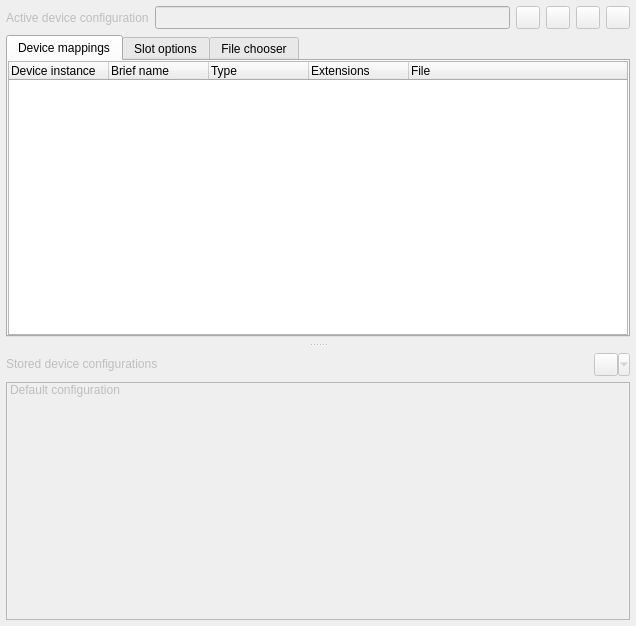
<?xml version="1.0" encoding="UTF-8"?>
<ui version="4.0">
 <author>R. Reucher</author>
 <class>DeviceConfigurator</class>
 <widget class="QWidget" name="DeviceConfigurator">
  <property name="geometry">
   <rect>
    <x>0</x>
    <y>0</y>
    <width>636</width>
    <height>626</height>
   </rect>
  </property>
  <property name="windowTitle">
   <string>Device configuration</string>
  </property>
  <layout class="QGridLayout" name="gridLayout">
   <property name="margin">
    <number>0</number>
   </property>
   <property name="spacing">
    <number>0</number>
   </property>
   <item row="0" column="0">
    <widget class="QSplitter" name="vSplitter">
     <property name="orientation">
      <enum>Qt::Vertical</enum>
     </property>
     <widget class="QWidget" name="layoutWidget1">
      <layout class="QGridLayout" name="gridLayoutActiveDeviceConfiguration">
       <item row="0" column="5">
        <widget class="QToolButton" name="toolButtonSaveConfiguration">
         <property name="enabled">
          <bool>false</bool>
         </property>
         <property name="sizePolicy">
          <sizepolicy hsizetype="Fixed" vsizetype="Minimum">
           <horstretch>0</horstretch>
           <verstretch>0</verstretch>
          </sizepolicy>
         </property>
         <property name="toolTip">
          <string>Save current device configuration</string>
         </property>
         <property name="statusTip">
          <string>Save current device configuration</string>
         </property>
         <property name="text">
          <string/>
         </property>
         <property name="icon">
          <iconset resource="../qmc2.qrc">
           <normaloff>:/data/img/filesaveas.png</normaloff>:/data/img/filesaveas.png</iconset>
         </property>
        </widget>
       </item>
       <item row="0" column="1">
        <widget class="QLineEdit" name="lineEditConfigurationName">
         <property name="enabled">
          <bool>false</bool>
         </property>
         <property name="sizePolicy">
          <sizepolicy hsizetype="Expanding" vsizetype="Minimum">
           <horstretch>0</horstretch>
           <verstretch>0</verstretch>
          </sizepolicy>
         </property>
         <property name="toolTip">
          <string>Name of device configuration</string>
         </property>
         <property name="statusTip">
          <string>Name of device configuration</string>
         </property>
        </widget>
       </item>
       <item row="0" column="4">
        <widget class="QToolButton" name="toolButtonRemoveConfiguration">
         <property name="enabled">
          <bool>false</bool>
         </property>
         <property name="sizePolicy">
          <sizepolicy hsizetype="Fixed" vsizetype="Minimum">
           <horstretch>0</horstretch>
           <verstretch>0</verstretch>
          </sizepolicy>
         </property>
         <property name="toolTip">
          <string>Remove current device configuration</string>
         </property>
         <property name="statusTip">
          <string>Remove current device configuration</string>
         </property>
         <property name="text">
          <string/>
         </property>
         <property name="icon">
          <iconset resource="../qmc2.qrc">
           <normaloff>:/data/img/editdelete.png</normaloff>:/data/img/editdelete.png</iconset>
         </property>
        </widget>
       </item>
       <item row="2" column="0" colspan="6">
        <widget class="QTabWidget" name="tabWidgetDeviceSetup">
         <property name="currentIndex">
          <number>0</number>
         </property>
         <widget class="QWidget" name="tabDeviceMap">
          <attribute name="title">
           <string>Device mappings</string>
          </attribute>
          <layout class="QGridLayout" name="gridLayoutDeviceMap">
           <property name="margin">
            <number>0</number>
           </property>
           <item row="0" column="0">
            <widget class="QTreeWidget" name="treeWidgetDeviceSetup">
             <property name="contextMenuPolicy">
              <enum>Qt::CustomContextMenu</enum>
             </property>
             <property name="toolTip">
              <string>Device setup of current configuration</string>
             </property>
             <property name="statusTip">
              <string>Device setup of current configuration</string>
             </property>
             <property name="alternatingRowColors">
              <bool>true</bool>
             </property>
             <property name="textElideMode">
              <enum>Qt::ElideMiddle</enum>
             </property>
             <property name="rootIsDecorated">
              <bool>false</bool>
             </property>
             <column>
              <property name="text">
               <string>Device instance</string>
              </property>
             </column>
             <column>
              <property name="text">
               <string>Brief name</string>
              </property>
             </column>
             <column>
              <property name="text">
               <string>Type</string>
              </property>
             </column>
             <column>
              <property name="text">
               <string>Extensions</string>
              </property>
             </column>
             <column>
              <property name="text">
               <string>File</string>
              </property>
             </column>
            </widget>
           </item>
          </layout>
         </widget>
         <widget class="QWidget" name="tabSlotOptions">
          <attribute name="title">
           <string>Slot options</string>
          </attribute>
          <layout class="QGridLayout" name="gridLayoutSlotOptions">
           <property name="margin">
            <number>0</number>
           </property>
           <item row="0" column="0">
            <widget class="QTreeWidget" name="treeWidgetSlotOptions">
             <property name="contextMenuPolicy">
              <enum>Qt::CustomContextMenu</enum>
             </property>
             <property name="toolTip">
              <string>Available slot options</string>
             </property>
             <property name="statusTip">
              <string>Available slot options</string>
             </property>
             <property name="alternatingRowColors">
              <bool>true</bool>
             </property>
             <property name="textElideMode">
              <enum>Qt::ElideMiddle</enum>
             </property>
             <property name="rootIsDecorated">
              <bool>false</bool>
             </property>
             <property name="uniformRowHeights">
              <bool>true</bool>
             </property>
             <column>
              <property name="text">
               <string>Slot</string>
              </property>
             </column>
             <column>
              <property name="text">
               <string>Option</string>
              </property>
             </column>
             <column>
              <property name="text">
               <string>BIOS</string>
              </property>
             </column>
            </widget>
           </item>
          </layout>
         </widget>
         <widget class="QWidget" name="tabFileChooser">
          <attribute name="title">
           <string>File chooser</string>
          </attribute>
          <layout class="QGridLayout" name="gridLayoutFileChooser">
           <property name="margin">
            <number>0</number>
           </property>
           <property name="spacing">
            <number>0</number>
           </property>
           <item row="0" column="0">
            <widget class="QFrame" name="frameFileChooser">
             <property name="sizePolicy">
              <sizepolicy hsizetype="Preferred" vsizetype="Maximum">
               <horstretch>0</horstretch>
               <verstretch>0</verstretch>
              </sizepolicy>
             </property>
             <property name="frameShape">
              <enum>QFrame::NoFrame</enum>
             </property>
             <layout class="QHBoxLayout" name="horizontalLayoutFrameFileChooser">
              <property name="spacing">
               <number>2</number>
              </property>
              <property name="margin">
               <number>0</number>
              </property>
              <item>
               <widget class="QToolButton" name="toolButtonChooserSaveConfiguration">
                <property name="sizePolicy">
                 <sizepolicy hsizetype="Fixed" vsizetype="Minimum">
                  <horstretch>0</horstretch>
                  <verstretch>0</verstretch>
                 </sizepolicy>
                </property>
                <property name="toolTip">
                 <string>Save selected instance / file as a new device configuration</string>
                </property>
                <property name="statusTip">
                 <string>Save selected instance / file as a new device configuration</string>
                </property>
                <property name="text">
                 <string/>
                </property>
                <property name="icon">
                 <iconset resource="../qmc2.qrc">
                  <normaloff>:/data/img/filesaveas.png</normaloff>:/data/img/filesaveas.png</iconset>
                </property>
               </widget>
              </item>
              <item>
               <widget class="QComboBox" name="comboBoxDeviceInstanceChooser">
                <property name="sizePolicy">
                 <sizepolicy hsizetype="Preferred" vsizetype="Minimum">
                  <horstretch>0</horstretch>
                  <verstretch>0</verstretch>
                 </sizepolicy>
                </property>
                <property name="toolTip">
                 <string>Select the device instance the file is mapped to</string>
                </property>
                <property name="statusTip">
                 <string>Select the device instance the file is mapped to</string>
                </property>
                <property name="sizeAdjustPolicy">
                 <enum>QComboBox::AdjustToContents</enum>
                </property>
               </widget>
              </item>
              <item>
               <widget class="QToolButton" name="toolButtonChooserAutoSelect">
                <property name="sizePolicy">
                 <sizepolicy hsizetype="Fixed" vsizetype="Minimum">
                  <horstretch>0</horstretch>
                  <verstretch>0</verstretch>
                 </sizepolicy>
                </property>
                <property name="toolTip">
                 <string>Automatically select the first matching device instance when selecting a file with a valid extension</string>
                </property>
                <property name="statusTip">
                 <string>Automatically select the first matching device instance when selecting a file with a valid extension</string>
                </property>
                <property name="icon">
                 <iconset resource="../qmc2.qrc">
                  <normaloff>:/data/img/ok.png</normaloff>:/data/img/ok.png</iconset>
                </property>
                <property name="checkable">
                 <bool>true</bool>
                </property>
               </widget>
              </item>
              <item>
               <widget class="QToolButton" name="toolButtonChooserMergeMaps">
                <property name="sizePolicy">
                 <sizepolicy hsizetype="Fixed" vsizetype="Minimum">
                  <horstretch>0</horstretch>
                  <verstretch>0</verstretch>
                 </sizepolicy>
                </property>
                <property name="toolTip">
                 <string>Merge file-chooser mapping with current device-mappings</string>
                </property>
                <property name="statusTip">
                 <string>Merge file-chooser mapping with current device-mappings</string>
                </property>
                <property name="icon">
                 <iconset resource="../qmc2.qrc">
                  <normaloff>:/data/img/merge_unknown.png</normaloff>:/data/img/merge_unknown.png</iconset>
                </property>
                <property name="checkable">
                 <bool>true</bool>
                </property>
               </widget>
              </item>
              <item>
               <widget class="QToolButton" name="toolButtonChooserFilter">
                <property name="sizePolicy">
                 <sizepolicy hsizetype="Fixed" vsizetype="Minimum">
                  <horstretch>0</horstretch>
                  <verstretch>0</verstretch>
                 </sizepolicy>
                </property>
                <property name="toolTip">
                 <string>Filter files by allowed extensions for the current device instance</string>
                </property>
                <property name="statusTip">
                 <string>Filter files by allowed extensions for the current device instance</string>
                </property>
                <property name="icon">
                 <iconset resource="../qmc2.qrc">
                  <normaloff>:/data/img/filter.png</normaloff>:/data/img/filter.png</iconset>
                </property>
                <property name="checkable">
                 <bool>true</bool>
                </property>
               </widget>
              </item>
              <item>
               <widget class="QToolButton" name="toolButtonChooserProcessZIPs">
                <property name="sizePolicy">
                 <sizepolicy hsizetype="Fixed" vsizetype="Minimum">
                  <horstretch>0</horstretch>
                  <verstretch>0</verstretch>
                 </sizepolicy>
                </property>
                <property name="toolTip">
                 <string>Process ZIP and 7z contents on item activation</string>
                </property>
                <property name="statusTip">
                 <string>Process ZIP and 7z contents on item activation</string>
                </property>
                <property name="icon">
                 <iconset resource="../qmc2.qrc">
                  <normaloff>:/data/img/compressed.png</normaloff>:/data/img/compressed.png</iconset>
                </property>
                <property name="checkable">
                 <bool>true</bool>
                </property>
               </widget>
              </item>
              <item>
               <widget class="QToolButton" name="toolButtonFolderMode">
                <property name="sizePolicy">
                 <sizepolicy hsizetype="Fixed" vsizetype="Minimum">
                  <horstretch>0</horstretch>
                  <verstretch>0</verstretch>
                 </sizepolicy>
                </property>
                <property name="toolTip">
                 <string>Folder mode selection</string>
                </property>
                <property name="icon">
                 <iconset resource="../qmc2.qrc">
                  <normaloff>:/data/img/folders-off.png</normaloff>:/data/img/folders-off.png</iconset>
                </property>
                <property name="popupMode">
                 <enum>QToolButton::InstantPopup</enum>
                </property>
               </widget>
              </item>
              <item>
               <widget class="QComboBox" name="comboBoxChooserFilterPattern">
                <property name="sizePolicy">
                 <sizepolicy hsizetype="Expanding" vsizetype="Minimum">
                  <horstretch>0</horstretch>
                  <verstretch>0</verstretch>
                 </sizepolicy>
                </property>
                <property name="toolTip">
                 <string>Enter search string (case-insensitive)</string>
                </property>
                <property name="statusTip">
                 <string>Enter search string (case-insensitive)</string>
                </property>
                <property name="editable">
                 <bool>true</bool>
                </property>
               </widget>
              </item>
              <item>
               <widget class="QToolButton" name="toolButtonChooserClearFilterPattern">
                <property name="sizePolicy">
                 <sizepolicy hsizetype="Fixed" vsizetype="Minimum">
                  <horstretch>0</horstretch>
                  <verstretch>0</verstretch>
                 </sizepolicy>
                </property>
                <property name="toolTip">
                 <string>Clear search string</string>
                </property>
                <property name="statusTip">
                 <string>Clear search string</string>
                </property>
                <property name="icon">
                 <iconset resource="../qmc2.qrc">
                  <normaloff>:/data/img/broom.png</normaloff>:/data/img/broom.png</iconset>
                </property>
               </widget>
              </item>
              <item>
               <widget class="QLCDNumber" name="lcdNumberFileCounter">
                <property name="sizePolicy">
                 <sizepolicy hsizetype="Maximum" vsizetype="Minimum">
                  <horstretch>0</horstretch>
                  <verstretch>0</verstretch>
                 </sizepolicy>
                </property>
                <property name="toolTip">
                 <string>Number of files scanned</string>
                </property>
                <property name="statusTip">
                 <string>Number of files scanned</string>
                </property>
                <property name="digitCount">
                 <number>6</number>
                </property>
                <property name="segmentStyle">
                 <enum>QLCDNumber::Flat</enum>
                </property>
               </widget>
              </item>
              <item>
               <widget class="QToolButton" name="toolButtonChooserReload">
                <property name="sizePolicy">
                 <sizepolicy hsizetype="Fixed" vsizetype="Minimum">
                  <horstretch>0</horstretch>
                  <verstretch>0</verstretch>
                 </sizepolicy>
                </property>
                <property name="toolTip">
                 <string>Reload directory contents</string>
                </property>
                <property name="statusTip">
                 <string>Reload directory contents</string>
                </property>
                <property name="icon">
                 <iconset resource="../qmc2.qrc">
                  <normaloff>:/data/img/reload.png</normaloff>:/data/img/reload.png</iconset>
                </property>
               </widget>
              </item>
              <item>
               <widget class="QToolButton" name="toolButtonChooserPlay">
                <property name="sizePolicy">
                 <sizepolicy hsizetype="Fixed" vsizetype="Minimum">
                  <horstretch>0</horstretch>
                  <verstretch>0</verstretch>
                 </sizepolicy>
                </property>
                <property name="toolTip">
                 <string>Play the selected configuration</string>
                </property>
                <property name="statusTip">
                 <string>Play the selected configuration</string>
                </property>
                <property name="icon">
                 <iconset resource="../qmc2.qrc">
                  <normaloff>:/data/img/launch.png</normaloff>:/data/img/launch.png</iconset>
                </property>
               </widget>
              </item>
              <item>
               <widget class="QToolButton" name="toolButtonChooserPlayEmbedded">
                <property name="sizePolicy">
                 <sizepolicy hsizetype="Fixed" vsizetype="Minimum">
                  <horstretch>0</horstretch>
                  <verstretch>0</verstretch>
                 </sizepolicy>
                </property>
                <property name="toolTip">
                 <string>Play the selected configuration (embedded)</string>
                </property>
                <property name="statusTip">
                 <string>Play the selected configuration (embedded)</string>
                </property>
                <property name="icon">
                 <iconset resource="../qmc2.qrc">
                  <normaloff>:/data/img/embed.png</normaloff>:/data/img/embed.png</iconset>
                </property>
               </widget>
              </item>
             </layout>
            </widget>
           </item>
           <item row="1" column="0">
            <widget class="QSplitter" name="splitterFileChooser">
             <property name="orientation">
              <enum>Qt::Horizontal</enum>
             </property>
             <widget class="QTreeView" name="treeViewDirChooser">
              <property name="contextMenuPolicy">
               <enum>Qt::CustomContextMenu</enum>
              </property>
              <property name="rootIsDecorated">
               <bool>false</bool>
              </property>
              <property name="uniformRowHeights">
               <bool>true</bool>
              </property>
             </widget>
             <widget class="QTreeView" name="treeViewFileChooser">
              <property name="contextMenuPolicy">
               <enum>Qt::CustomContextMenu</enum>
              </property>
              <property name="textElideMode">
               <enum>Qt::ElideMiddle</enum>
              </property>
              <property name="rootIsDecorated">
               <bool>false</bool>
              </property>
              <property name="sortingEnabled">
               <bool>true</bool>
              </property>
              <property name="allColumnsShowFocus">
               <bool>true</bool>
              </property>
              <property name="expandsOnDoubleClick">
               <bool>false</bool>
              </property>
              <attribute name="headerShowSortIndicator" stdset="0">
               <bool>true</bool>
              </attribute>
             </widget>
            </widget>
           </item>
          </layout>
         </widget>
        </widget>
       </item>
       <item row="1" column="0" colspan="6">
        <spacer name="verticalSpacer">
         <property name="orientation">
          <enum>Qt::Vertical</enum>
         </property>
         <property name="sizeType">
          <enum>QSizePolicy::Ignored</enum>
         </property>
         <property name="sizeHint" stdset="0">
          <size>
           <width>20</width>
           <height>0</height>
          </size>
         </property>
        </spacer>
       </item>
       <item row="0" column="0">
        <widget class="QLabel" name="labelActiveDeviceConfiguration">
         <property name="enabled">
          <bool>false</bool>
         </property>
         <property name="text">
          <string>Active device configuration</string>
         </property>
        </widget>
       </item>
       <item row="0" column="3">
        <widget class="QToolButton" name="toolButtonCloneConfiguration">
         <property name="enabled">
          <bool>false</bool>
         </property>
         <property name="sizePolicy">
          <sizepolicy hsizetype="Fixed" vsizetype="Minimum">
           <horstretch>0</horstretch>
           <verstretch>0</verstretch>
          </sizepolicy>
         </property>
         <property name="toolTip">
          <string>Clone current device configuration</string>
         </property>
         <property name="statusTip">
          <string>Clone current device configuration</string>
         </property>
         <property name="text">
          <string/>
         </property>
         <property name="icon">
          <iconset resource="../qmc2.qrc">
           <normaloff>:/data/img/editcopy.png</normaloff>:/data/img/editcopy.png</iconset>
         </property>
        </widget>
       </item>
       <item row="0" column="2">
        <widget class="QToolButton" name="toolButtonNewConfiguration">
         <property name="enabled">
          <bool>false</bool>
         </property>
         <property name="sizePolicy">
          <sizepolicy hsizetype="Fixed" vsizetype="Minimum">
           <horstretch>0</horstretch>
           <verstretch>0</verstretch>
          </sizepolicy>
         </property>
         <property name="toolTip">
          <string>Create a new device configuration</string>
         </property>
         <property name="statusTip">
          <string>Create a new device configuration</string>
         </property>
         <property name="text">
          <string/>
         </property>
         <property name="icon">
          <iconset resource="../qmc2.qrc">
           <normaloff>:/data/img/filenew.png</normaloff>:/data/img/filenew.png</iconset>
         </property>
        </widget>
       </item>
      </layout>
     </widget>
     <widget class="QWidget" name="layoutWidget2">
      <layout class="QGridLayout" name="gridLayoutAvailableDeviceConfiguration">
       <item row="0" column="0">
        <widget class="QLabel" name="labelAvailableDeviceConfigurations">
         <property name="enabled">
          <bool>false</bool>
         </property>
         <property name="sizePolicy">
          <sizepolicy hsizetype="Preferred" vsizetype="Maximum">
           <horstretch>0</horstretch>
           <verstretch>0</verstretch>
          </sizepolicy>
         </property>
         <property name="text">
          <string>Stored device configurations</string>
         </property>
        </widget>
       </item>
       <item row="0" column="1">
        <widget class="QToolButton" name="toolButtonConfiguration">
         <property name="enabled">
          <bool>false</bool>
         </property>
         <property name="sizePolicy">
          <sizepolicy hsizetype="Fixed" vsizetype="Minimum">
           <horstretch>0</horstretch>
           <verstretch>0</verstretch>
          </sizepolicy>
         </property>
         <property name="toolTip">
          <string>Device configuration menu</string>
         </property>
         <property name="statusTip">
          <string>Device configuration menu</string>
         </property>
         <property name="icon">
          <iconset resource="../qmc2.qrc">
           <normaloff>:/data/img/work.png</normaloff>:/data/img/work.png</iconset>
         </property>
         <property name="popupMode">
          <enum>QToolButton::MenuButtonPopup</enum>
         </property>
         <property name="toolButtonStyle">
          <enum>Qt::ToolButtonIconOnly</enum>
         </property>
        </widget>
       </item>
       <item row="1" column="0" colspan="2">
        <widget class="QListWidget" name="listWidgetDeviceConfigurations">
         <property name="enabled">
          <bool>false</bool>
         </property>
         <property name="contextMenuPolicy">
          <enum>Qt::CustomContextMenu</enum>
         </property>
         <property name="toolTip">
          <string>List of stored device configurations</string>
         </property>
         <property name="statusTip">
          <string>List of stored device configurations</string>
         </property>
         <property name="editTriggers">
          <set>QAbstractItemView::NoEditTriggers</set>
         </property>
         <property name="sortingEnabled">
          <bool>true</bool>
         </property>
         <item>
          <property name="text">
           <string>Default configuration</string>
          </property>
         </item>
        </widget>
       </item>
      </layout>
     </widget>
    </widget>
   </item>
  </layout>
 </widget>
 <layoutdefault spacing="6" margin="6"/>
 <tabstops>
  <tabstop>lineEditConfigurationName</tabstop>
  <tabstop>toolButtonNewConfiguration</tabstop>
  <tabstop>toolButtonCloneConfiguration</tabstop>
  <tabstop>toolButtonRemoveConfiguration</tabstop>
  <tabstop>toolButtonSaveConfiguration</tabstop>
  <tabstop>tabWidgetDeviceSetup</tabstop>
  <tabstop>toolButtonConfiguration</tabstop>
  <tabstop>treeWidgetDeviceSetup</tabstop>
  <tabstop>treeWidgetSlotOptions</tabstop>
  <tabstop>toolButtonChooserSaveConfiguration</tabstop>
  <tabstop>comboBoxDeviceInstanceChooser</tabstop>
  <tabstop>toolButtonChooserAutoSelect</tabstop>
  <tabstop>toolButtonChooserMergeMaps</tabstop>
  <tabstop>toolButtonChooserFilter</tabstop>
  <tabstop>toolButtonChooserProcessZIPs</tabstop>
  <tabstop>toolButtonFolderMode</tabstop>
  <tabstop>comboBoxChooserFilterPattern</tabstop>
  <tabstop>toolButtonChooserClearFilterPattern</tabstop>
  <tabstop>toolButtonChooserReload</tabstop>
  <tabstop>toolButtonChooserPlay</tabstop>
  <tabstop>toolButtonChooserPlayEmbedded</tabstop>
  <tabstop>treeViewDirChooser</tabstop>
  <tabstop>treeViewFileChooser</tabstop>
  <tabstop>listWidgetDeviceConfigurations</tabstop>
 </tabstops>
 <resources>
  <include location="../qmc2.qrc"/>
 </resources>
 <connections>
  <connection>
   <sender>toolButtonConfiguration</sender>
   <signal>clicked()</signal>
   <receiver>toolButtonConfiguration</receiver>
   <slot>showMenu()</slot>
   <hints>
    <hint type="sourcelabel">
     <x>21</x>
     <y>44</y>
    </hint>
    <hint type="destinationlabel">
     <x>28</x>
     <y>38</y>
    </hint>
   </hints>
  </connection>
  <connection>
   <sender>toolButtonChooserClearFilterPattern</sender>
   <signal>clicked()</signal>
   <receiver>comboBoxChooserFilterPattern</receiver>
   <slot>clearEditText()</slot>
   <hints>
    <hint type="sourcelabel">
     <x>452</x>
     <y>101</y>
    </hint>
    <hint type="destinationlabel">
     <x>300</x>
     <y>92</y>
    </hint>
   </hints>
  </connection>
 </connections>
</ui>
